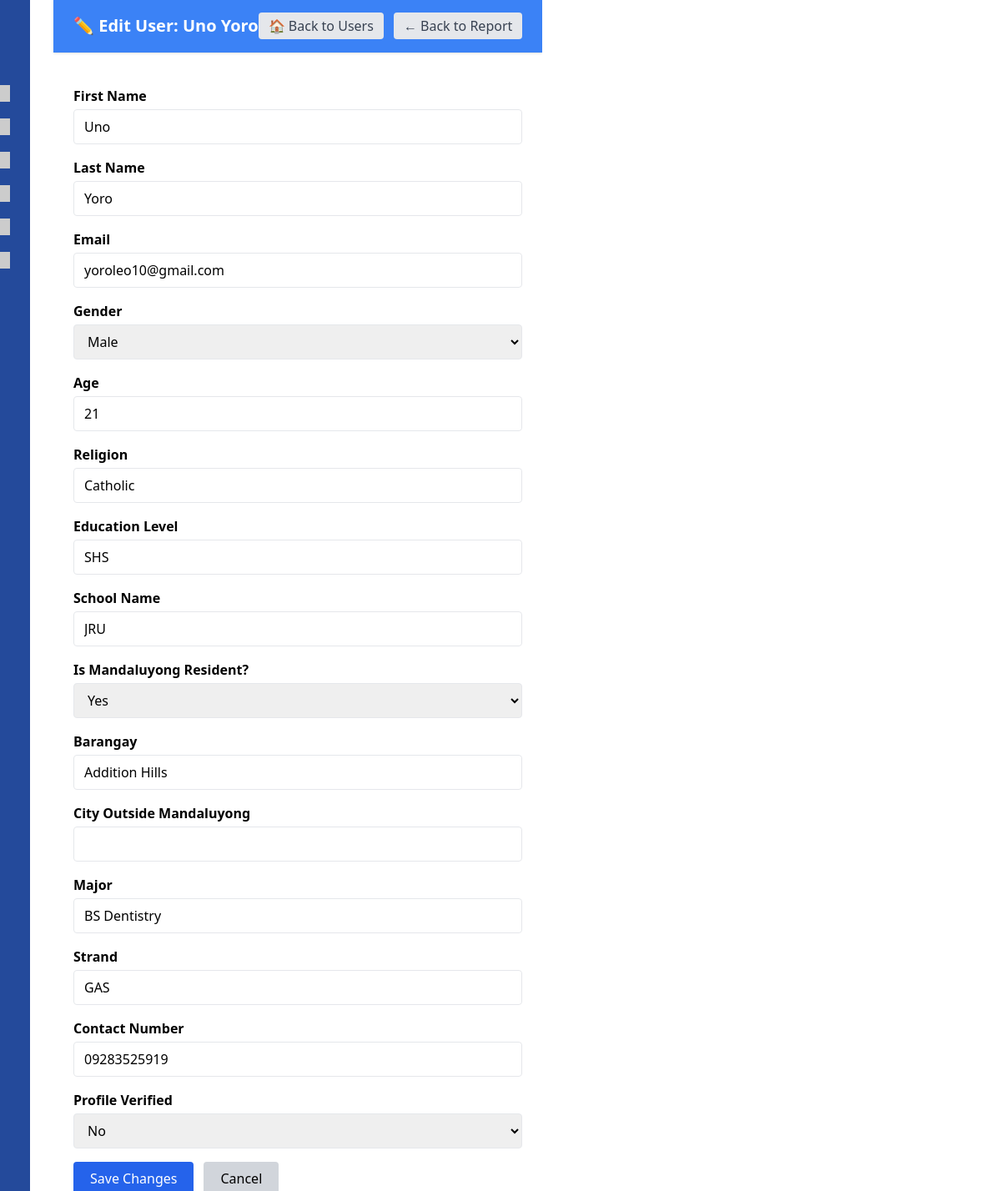
The page /admin/user_tools/edit_user.php?id=3 on the database its author committed.
### tables this page shows
CREATE TABLE `users` (
  `id` int(11) NOT NULL,
  `first_name` varchar(50) DEFAULT NULL,
  `last_name` varchar(50) DEFAULT NULL,
  `email` varchar(100) DEFAULT NULL,
  `password` varchar(255) DEFAULT NULL,
  `gender` enum('Male','Female') DEFAULT NULL,
  `age` int(11) DEFAULT NULL,
  `religion` varchar(50) DEFAULT NULL,
  `education_level` varchar(100) DEFAULT '',
  `school_name` varchar(100) DEFAULT '',
  `is_mandaluyong_resident` varchar(10) DEFAULT '',
  `barangay` varchar(100) DEFAULT '',
  `city_outside_mandaluyong` varchar(100) DEFAULT '',
  `email_verified` tinyint(1) DEFAULT 0,
  `created_at` timestamp NOT NULL DEFAULT current_timestamp(),
  `role` varchar(50) NOT NULL DEFAULT 'user',
  `profile_picture` varchar(255) DEFAULT NULL,
  `contact_number` varchar(20) DEFAULT NULL,
  `major` varchar(100) DEFAULT NULL,
  `strand` varchar(50) DEFAULT NULL,
  `profile_verified` tinyint(1) DEFAULT 0
);

### admin/user_tools/edit_user.php (the view, shortened to what this page needs)
<?php
include('../includes/header.php');
include('../includes/sidebar.php');
include('../db.php');
$id = intval($_GET['id']);
$stmt = $conn->prepare("SELECT * FROM users WHERE id = ?");
$stmt->bind_param('i', $id);
$stmt->execute();
$result = $stmt->get_result();
$user = $result->fetch_assoc();
?>
<div class="flex h-screen overflow-hidden">
  <div id="main-content" class="flex-1 flex flex-col min-w-0 ml-[15rem] h-screen transition-all duration-300">
    <header class="h-16 w-full bg-blue-500 text-white flex items-center justify-between px-6 shadow">
      <h1 class="text-xl font-bold">✏️ Edit User: <?= htmlspecialchars($user['first_name'] . ' ' . $user['last_name']) ?></h1>
      <div class="flex items-center space-x-3">
        <a href="/users.php" class="bg-gray-200 text-gray-700 px-3 py-1 rounded hover:bg-gray-300">🏠 Back to Users</a>
        <a href="users_report.php" class="bg-gray-200 text-gray-700 px-3 py-1 rounded hover:bg-gray-300">← Back to Report</a>
      </div>
    </header>
    <main class="p-6 overflow-auto max-w-3xl">
      <form action="process_update_user.php" method="POST" class="space-y-4">
        <div>
          <label class="block font-semibold mb-1">First Name</label>
          <input type="text" name="first_name" value="<?= htmlspecialchars($user['first_name']) ?>" class="border rounded w-full px-3 py-2" required />
        </div>
        <div>
          <label class="block font-semibold mb-1">Last Name</label>
          <input type="text" name="last_name" value="<?= htmlspecialchars($user['last_name']) ?>" class="border rounded w-full px-3 py-2" required />
        </div>
        <div>
          <label class="block font-semibold mb-1">Email</label>
          <input type="email" name="email" value="<?= htmlspecialchars($user['email']) ?>" class="border rounded w-full px-3 py-2" required />
        </div>
        <div>
          <label class="block font-semibold mb-1">Gender</label>
          <select name="gender" class="border rounded w-full px-3 py-2" required>
            <?php
            $genders = ['Male', 'Female', 'Other'];
            foreach ($genders as $g) {
                $selected = ($user['gender'] === $g) ? 'selected' : '';
                echo "<option value=\"$g\" $selected>$g</option>";
            }
            ?>
          </select>
        </div>
        <div>
          <label class="block font-semibold mb-1">Age</label>
          <input type="number" name="age" value="<?= intval($user['age']) ?>" class="border rounded w-full px-3 py-2" min="1" max="150" />
        </div>
        <div>
          <label class="block font-semibold mb-1">Religion</label>
          <input type="text" name="religion" value="<?= htmlspecialchars($user['religion']) ?>" class="border rounded w-full px-3 py-2" />
        </div>
        <div>
          <label class="block font-semibold mb-1">Education Level</label>
          <input type="text" name="education_level" value="<?= htmlspecialchars($user['education_level']) ?>" class="border rounded w-full px-3 py-2" />
        </div>
        <div>
          <label class="block font-semibold mb-1">School Name</label>
          <input type="text" name="school_name" value="<?= htmlspecialchars($user['school_name']) ?>" class="border rounded w-full px-3 py-2" />
        </div>
        <div>
          <label class="block font-semibold mb-1">Is Mandaluyong Resident?</label>
          <select name="is_mandaluyong_resident" class="border rounded w-full px-3 py-2">
            <?php
              $options = ['Yes', 'No'];
              foreach ($options as $opt) {
                $selected = ($user['is_mandaluyong_resident'] === $opt) ? 'selected' : '';
                echo "<option value=\"$opt\" $selected>$opt</option>";
              }
            ?>
          </select>
        </div>
        <div>
          <label class="block font-semibold mb-1">Barangay</label>
          <input type="text" name="barangay" value="<?= htmlspecialchars($user['barangay']) ?>" class="border rounded w-full px-3 py-2" />
        </div>
        <div>
          <label class="block font-semibold mb-1">City Outside Mandaluyong</label>
          <input type="text" name="city_outside_mandaluyong" value="<?= htmlspecialchars($user['city_outside_mandaluyong']) ?>" class="border rounded w-full px-3 py-2" />
        </div>
        <div>
          <label class="block font-semibold mb-1">Major</label>
          <input type="text" name="major" value="<?= htmlspecialchars($user['major']) ?>" class="border rounded w-full px-3 py-2" />
        </div>
        <div>
          <label class="block font-semibold mb-1">Strand</label>
          <input type="text" name="strand" value="<?= htmlspecialchars($user['strand']) ?>" class="border rounded w-full px-3 py-2" />
        </div>
        <div>
          <label class="block font-semibold mb-1">Contact Number</label>
          <input type="text" name="contact_number" value="<?= htmlspecialchars($user['contact_number']) ?>" class="border rounded w-full px-3 py-2" />
        </div>
        <div>
          <label class="block font-semibold mb-1">Profile Verified</label>
          <select name="profile_verified" class="border rounded w-full px-3 py-2">
            <option value="0" <?= $user['profile_verified'] == 0 ? 'selected' : '' ?>>No</option>
          </select>
        </div>
        <div class="flex space-x-3 mt-6">
          <button type="submit" class="bg-blue-600 text-white px-5 py-2 rounded hover:bg-blue-700">Save Changes</button>
          <a href="users_report.php" class="bg-gray-300 px-5 py-2 rounded hover:bg-gray-400">Cancel</a>
        </div>
      </form>
    </main>
  </div>
</div>
<?php include('../includes/footer.php'); ?>

### admin/includes/header.php (style rules this page uses)
#main-content { margin-left: 15rem; transition: margin-left 0.3s ease; }
#main-content.collapsed { margin-left: 4rem; }

### rows shown on the page
users: first_name+last_name "Uno Yoro", first_name "Uno", last_name "Yoro", email "yoroleo10@gmail.com", age "21", religion "Catholic", education_level "SHS", school_name "JRU", barangay "Addition Hills", major "BS Dentistry", strand "GAS", contact_number "09283525919", profile_verified "No"

### other values the page prints
form field gender "Male"
form field is_mandaluyong_resident "Yes"
